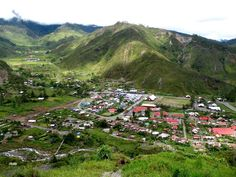
#> input picture TugasPCD3/desa.jpg, 236 x 177 px
$ python hestogramEqualisation_008.py
#> lines starting #> are read from the running program, lines starting #| are printed output that depends on the picture
import cv2
import numpy as np
from matplotlib import pyplot as plt

# Load the image
img = cv2.imread('desa.jpg', 0)
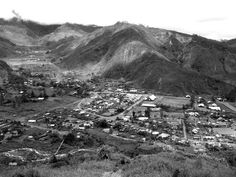
#> img: shape (177, 236); min 0, max 255, mean 118.7

# Apply histogram equalization to the image
eq_img = cv2.equalizeHist(img)
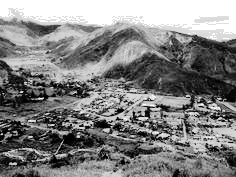
#> eq_img: shape (177, 236); min 0, max 255, mean 130.2

# Calculate the histogram of the equalized image
eq_hist = cv2.calcHist([eq_img], [0], None, [256], [0, 256])
#> eq_hist = 256 values, max 5217 at index 255, min 0 at index 20, mean 163.2

# Display the original and equalized images side by side
fig, axs = plt.subplots(1, 2, figsize=(10, 5))
axs[0].imshow(img, cmap='gray')
axs[0].set_title('Original Image')
axs[1].imshow(eq_img, cmap='gray')
axs[1].set_title('Equalized Image')
plt.show()
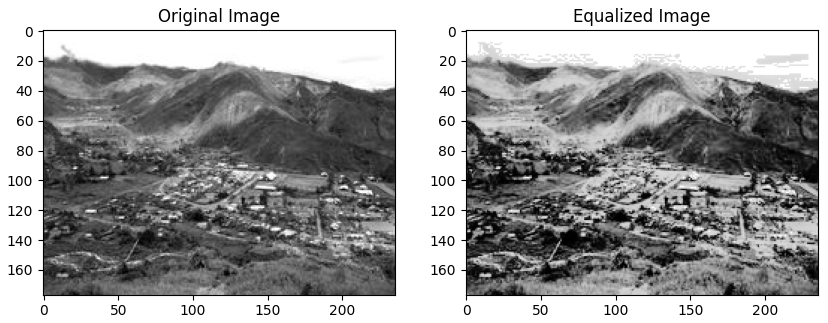
#> figure drawn by matplotlib, 2 panels

# Plot the histograms of the original and equalized images
fig, axs = plt.subplots(1, 2, figsize=(10, 5))
axs[0].plot(cv2.calcHist([img], [0], None, [256], [0, 256]))
axs[0].set_title('Original Histogram')
axs[1].plot(eq_hist)
axs[1].set_title('Equalized Histogram')
plt.show()
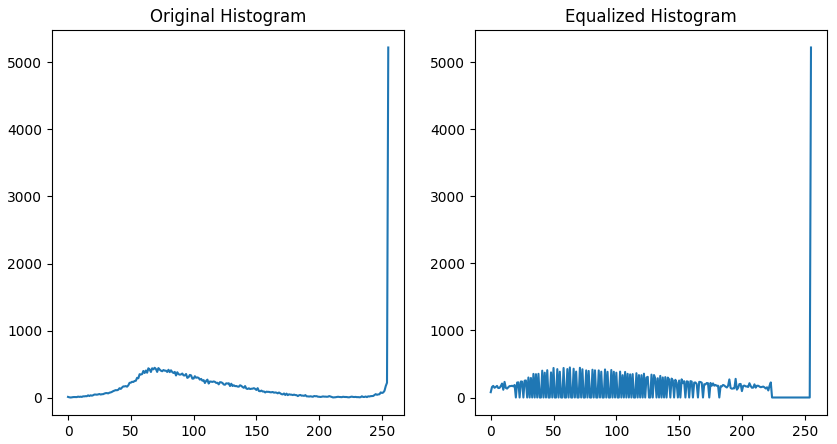
#> figure drawn by matplotlib, 2 panels; panel 1: curve peaks at x = 255, y = 5217; panel 2: curve peaks at x = 255, y = 5217

$ run again, with TugasPCD3/foto1.jpg copied over TugasPCD3/desa.jpg
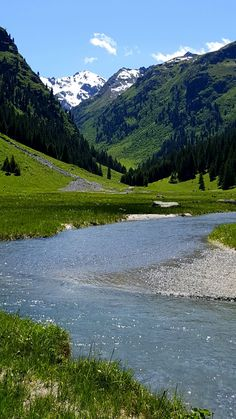
#> input picture TugasPCD3/foto1.jpg, 236 x 419 px
#> `eq_img = cv2.equalizeHist(img)`:
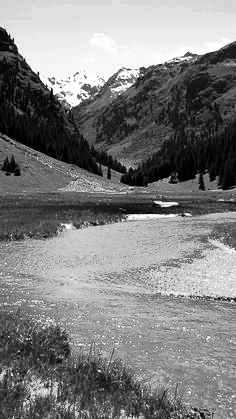
#> eq_img: shape (419, 236); min 0, max 255, mean 127.4
#> eq_hist = 256 values, max 2518 at index 224, min 0 at index 17, mean 386.3
#> `plt.show()`:
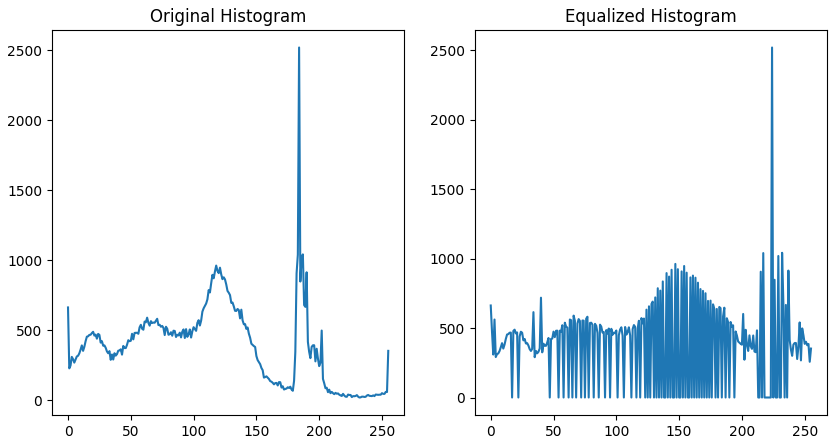
#> figure drawn by matplotlib, 2 panels; panel 1: curve peaks at x = 184, y = 2518; panel 2: curve peaks at x = 224, y = 2518

$ run again, with TugasPCD3/foto2.jpg copied over TugasPCD3/desa.jpg
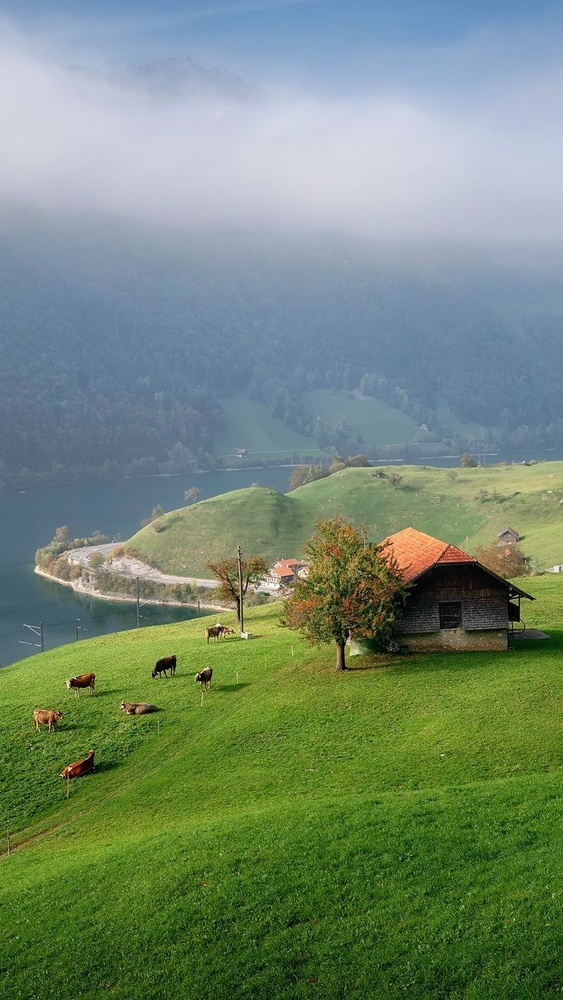
#> input picture TugasPCD3/foto2.jpg, 563 x 1000 px, shrunk from 736 x 1308 before the run
#> `eq_img = cv2.equalizeHist(img)`:
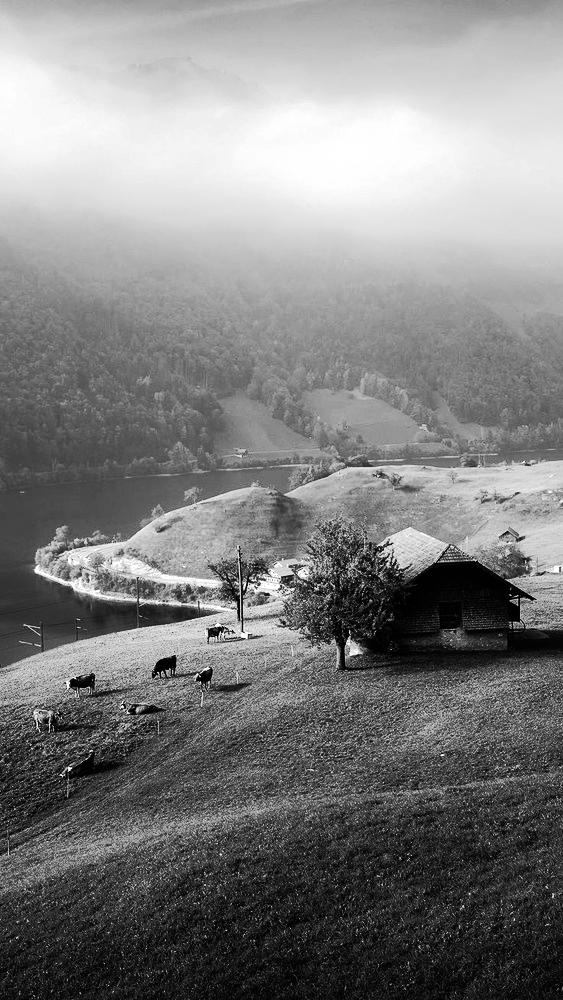
#> eq_img: shape (1000, 563); min 0, max 255, mean 128.3
#> eq_hist = 256 values, max 6576 at index 111, min 0 at index 42, mean 2199.2
#> `plt.show()`:
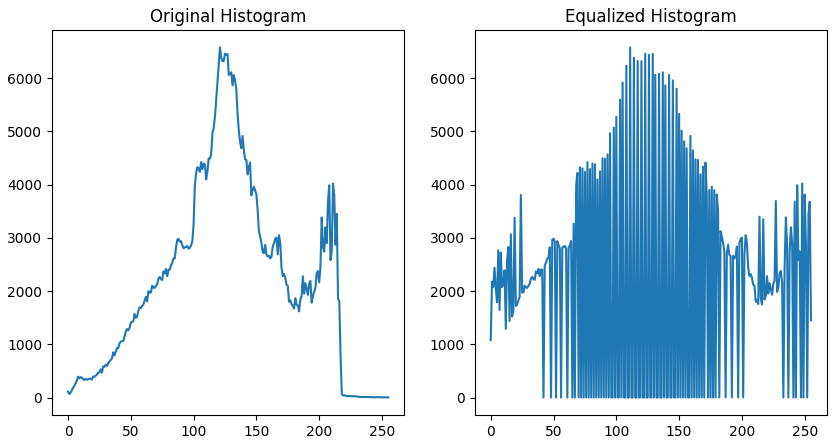
#> figure drawn by matplotlib, 2 panels; panel 1: curve peaks at x = 121, y = 6576; panel 2: curve peaks at x = 111, y = 6576

$ run again, with TugasPCD3/kota.jpg copied over TugasPCD3/desa.jpg
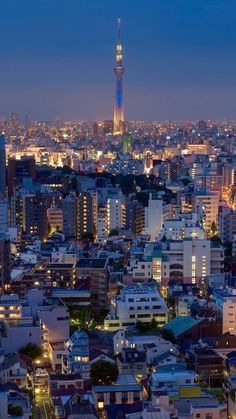
#> input picture TugasPCD3/kota.jpg, 236 x 419 px
#> `eq_img = cv2.equalizeHist(img)`:
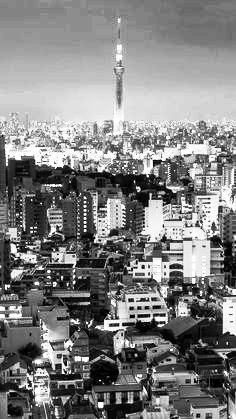
#> eq_img: shape (419, 236); min 0, max 255, mean 128.6
#> eq_hist = 256 values, max 2526 at index 148, min 0 at index 6, mean 386.3
#> `plt.show()`:
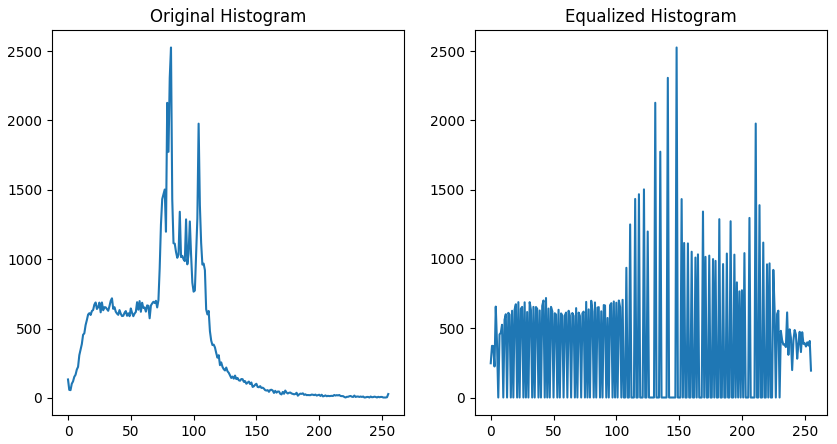
#> figure drawn by matplotlib, 2 panels; panel 1: curve peaks at x = 82, y = 2526; panel 2: curve peaks at x = 148, y = 2526
